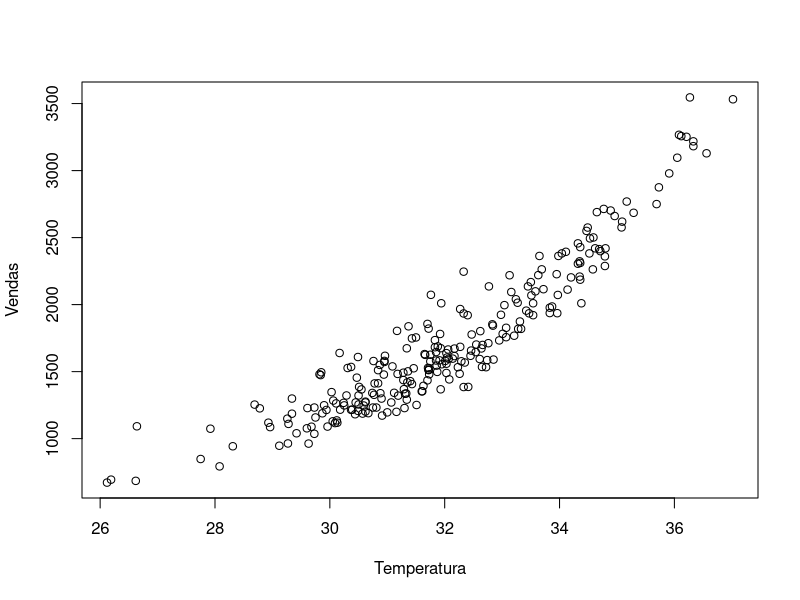
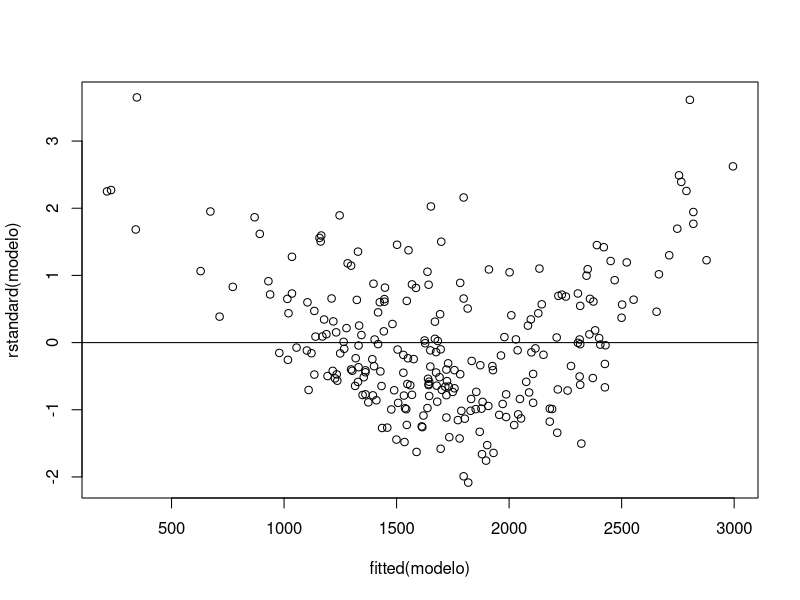
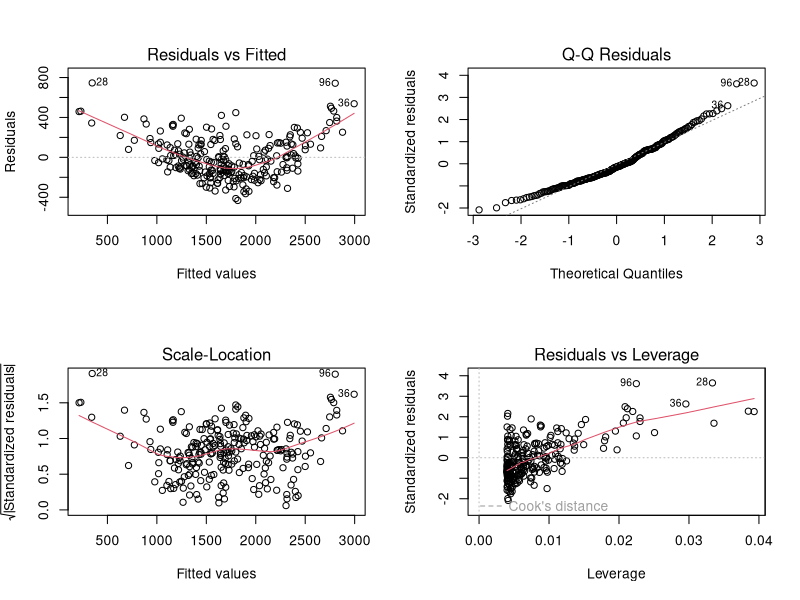

Recreate these plots in R, in order.
# Dados
dados = read.csv2("sorvetes.csv")

# Gráfico
plot(dados)

# Correlacao
cor(dados)

# Modelo de regressao linear
modelo = lm(Vendas ~ Temperatura, data=dados)
coef(modelo)

# Coeficiente de determinacao
summary(modelo)$r.squared

# Analise de Residuos
plot(fitted(modelo),rstandard(modelo))
abline(0,0)

# Analise de Residuos geral
# https://library.virginia.edu/data/articles/diagnostic-plots
par(mfrow=c(2,2))
plot(modelo)

